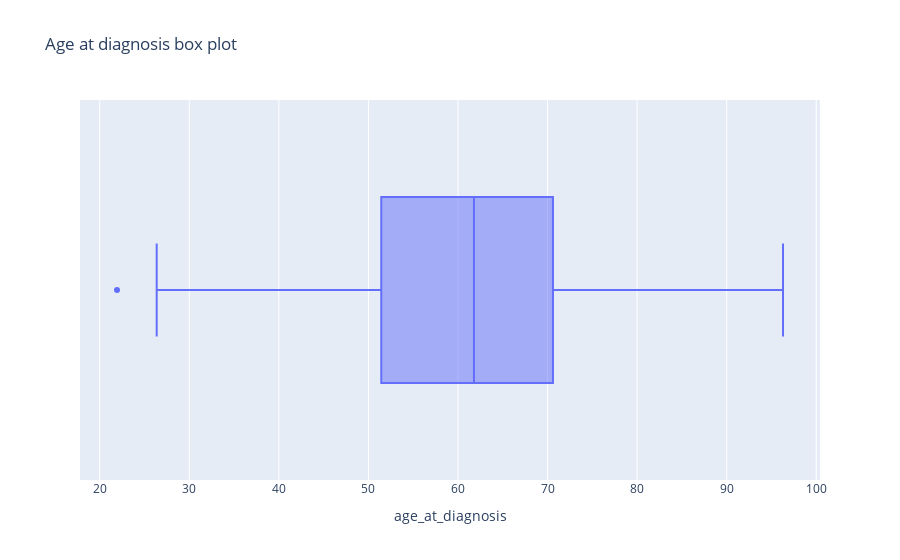

Notebook source saved alongside this figure:
### Code cell
fig = px.box(data, x="age_at_diagnosis", title = "Age at diagnosis box plot")
fig.show()

### Figure 1 — Plotly figure (JSON) as saved in the notebook; plotly's stock layout.template omitted (floating-point values rounded to 4 significant figures; data arrays with more than 128 entries replaced by an {"elided": "..."} marker saying what was removed)
{"data": [{"alignmentgroup": "True", "hovertemplate": "age_at_diagnosis=%{x}<extra></extra>", "legendgroup": "", "marker": {"color": "#636efa"}, "name": "", "notched": false, "offsetgroup": "", "orientation": "h", "showlegend": false, "type": "box", "x": {"elided": "1992 float values"}, "x0": " ", "xaxis": "x", "y0": " ", "yaxis": "y"}], "layout": {"boxmode": "group", "legend": {"tracegroupgap": 0}, "title": {"text": "Age at diagnosis box plot"}, "xaxis": {"anchor": "y", "domain": [0, 1], "title": {"text": "age_at_diagnosis"}}, "yaxis": {"anchor": "x", "domain": [0, 1]}}}
